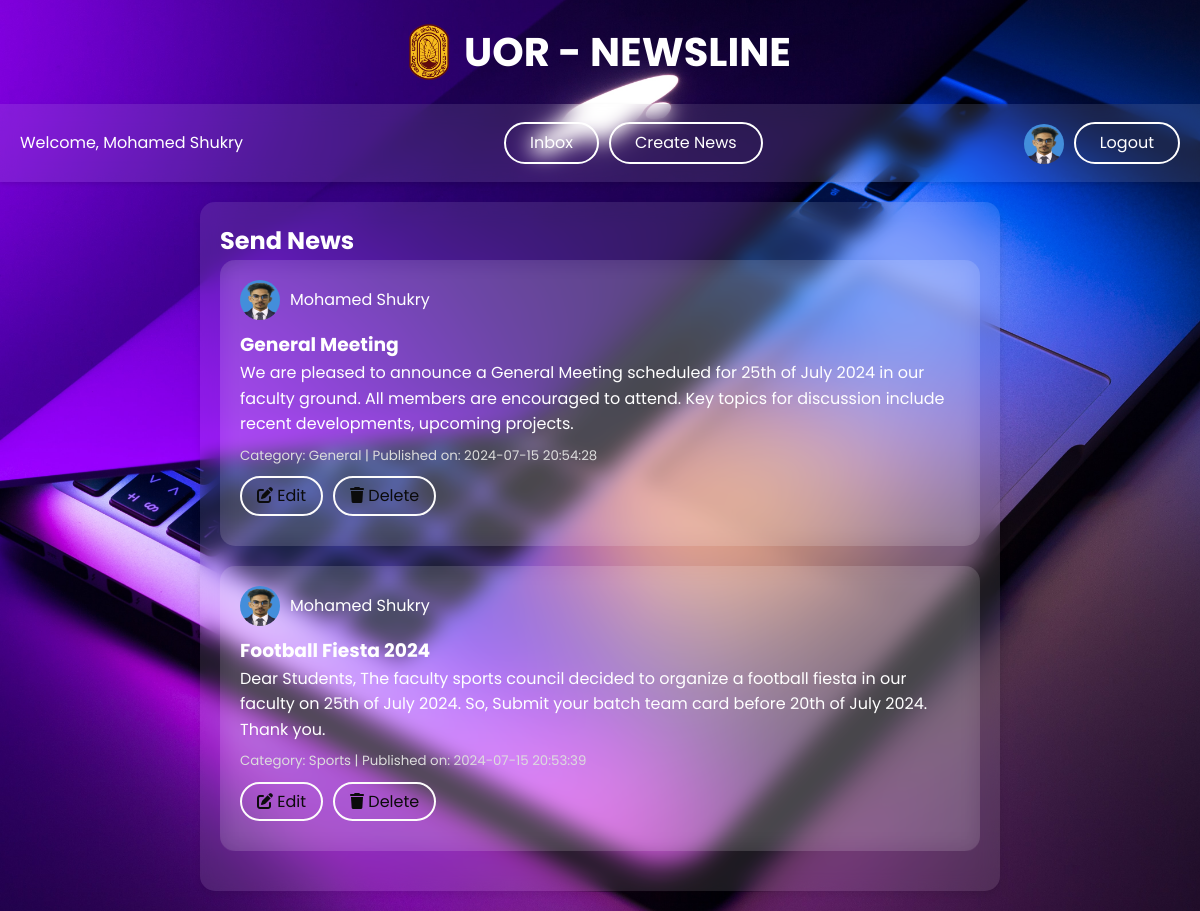
Page /Admin/sent_news.php (signed in) on the committed database.
### tables this page shows
CREATE TABLE `user` (
  `UserID` int(4) NOT NULL,
  `Name` varchar(40) NOT NULL,
  `Email` varchar(40) NOT NULL,
  `Password` varchar(255) NOT NULL,
  `Roll` varchar(15) NOT NULL DEFAULT 'Student',
  `ProfilePicture` varchar(255) NOT NULL
);

CREATE TABLE `news` (
  `NewsID` int(4) NOT NULL,
  `Title` varchar(40) NOT NULL,
  `Content` varchar(800) NOT NULL,
  `DatePublished` datetime NOT NULL,
  `CategoryID` int(4) NOT NULL,
  `UserID` int(4) NOT NULL,
  `LastUpdated` datetime NOT NULL DEFAULT current_timestamp()
);

CREATE TABLE `category` (
  `CategoryID` int(4) NOT NULL,
  `CategoryName` varchar(30) NOT NULL
);

### Admin/sent_news.php (the view, shortened to what this page needs)
<?php
include 'connection.php';
$sql = "SELECT ProfilePicture FROM user WHERE Email = ?";
$stmt = $conn->prepare($sql);
$stmt->bind_param("s", $_SESSION['email']);
$stmt->execute();
$result = $stmt->get_result();
$row = $result->fetch_assoc();
$profilePicture = $row['ProfilePicture'];
$userID = $_SESSION['userID'];
$sql = "SELECT news.NewsID, news.Title, news.Content, news.DatePublished, category.CategoryName, user.Name AS UserName, user.ProfilePicture AS UserProfilePicture
        FROM news
        JOIN category ON news.CategoryID = category.CategoryID
        JOIN user ON news.UserID = user.UserID
        WHERE news.UserID = ?
        ORDER BY news.DatePublished DESC";
$stmt = $conn->prepare($sql);
$stmt->bind_param("i", $userID);
$stmt->execute();
$result = $stmt->get_result();
?>
<!DOCTYPE html>
<html lang="en">
<head>
    <link rel="stylesheet" href="../assets/CSS/style3.css">
    <link rel="stylesheet" href="https://cdnjs.cloudflare.com/ajax/libs/font-awesome/6.0.0-beta3/css/all.min.css">
</head>
<body>
<h1><img src="../assets/images/ruhuna.png" alt="Ruhuna University Logo" class="nav_logo_img">UOR - NEWSLINE</h1>
<div class="user_menu">
    <span>Welcome, <?php echo htmlspecialchars($_SESSION['name']); ?></span>
    <div class="center_buttons">
        <?php if ($_SESSION['roll'] == 'Dean'): ?>
            <a href="admin.php" class="button">Inbox</a>
        <?php elseif ($_SESSION['roll'] == 'Lecturer'): ?>
            <a href="lecturer.php" class="button">Inbox</a>
        <?php endif; ?>
        <a href="add_news.php" class="button">Create News</a>
    </div>
    <div class="profile_menu">
        <?php if (!empty($profilePicture)): ?>
            <a href="admin_dashboard.php">
                <img src="<?php echo htmlspecialchars($profilePicture); ?>" alt="Profile Picture" class="profile_picture">
            </a>
        <?php else: ?>
            <a href="admin_dashboard.php">
                <img src="<?php echo htmlspecialchars('../assets/images/pro.png'); ?>" alt="Default Profile Picture" class="profile_picture">
            </a>
        <?php endif; ?>
        <a href="logout.php" class="button">Logout</a>
    </div>
</div>
<section>
    <h2>Send News</h2>
    <div class="news-list">
        <?php while ($row = $result->fetch_assoc()): ?>
            <article>
                <div class="news-user-info">
                    <?php if (!empty($row['UserProfilePicture'])): ?>
                        <img src="<?php echo htmlspecialchars($row['UserProfilePicture']); ?>" alt="User Profile Picture" class="news-user-picture">
                    <?php else: ?>
                        <img src="<?php echo htmlspecialchars('../assets/images/pro.png'); ?>" alt="Default Profile Picture" class="news-user-picture">
                    <?php endif; ?>
                    <span><?php echo htmlspecialchars($row['UserName']); ?></span>
                </div>
                <h3><?php echo htmlspecialchars($row['Title']); ?></h3>
                <p><?php echo htmlspecialchars($row['Content']); ?></p>
                <small>Category: <?php echo htmlspecialchars($row['CategoryName']); ?> | Published on: <?php echo htmlspecialchars($row['DatePublished']); ?></small>
                <div class="news-actions">
                    <a href="edit_news.php?id=<?php echo $row['NewsID']; ?>" class="abutton"><i class="fa fa-edit" aria-hidden="true"></i> Edit</a>
                    <a href="delete_news.php?id=<?php echo $row['NewsID']; ?>" class="abutton" onclick="return confirm('Are you sure you want to delete this news?');"><i class="fa fa-trash"></i> Delete</a>
                </div>
            </article>
        <?php endwhile; ?>
    </div>
</section>
</body>
</html>

### assets/CSS/style3.css (style rules this page uses)
* { margin: 0; padding: 0; box-sizing: border-box; font-family: "Poppins", sans-serif; }
body { font-family: 'Poppins', Arial, sans-serif; background-image: url('../images/bg.jpg'); background-size: cover; background-position: center; background-repeat: no-repeat; line-height: 1.6; color: #333; }
h1 { display: flex; align-items: center; justify-content: center; margin: 20px 0; color: #fff; font-size: 5vh; }
h1 .nav_logo_img { width: 40px; height: auto; margin-right: 15px; }
.user_menu { background: rgba(255, 255, 255, 0.1); backdrop-filter: blur(10px); color: #fff; padding: 10px 20px; display: flex; justify-content: space-between; align-items: center; box-shadow: 0 2px 4px rgba(0, 0, 0, 0.1); }
.user_menu .button { text-decoration: none; padding: 6px 24px; border: 2px solid #fff; background: transparent; border-radius: 25px; cursor: pointer; transition: background-color 0.3s, color 0.3s; color: white; }
.center_buttons { display: flex; gap: 10px; }
h2 { color: #fff; }
section { max-width: 800px; margin: 20px auto; padding: 20px; background: rgba(255, 255, 255, 0.1); backdrop-filter: blur(10px); border-radius: 15px; box-shadow: 0 4px 8px rgba(0, 0, 0, 0.1); }
.news-user-info { display: flex; align-items: center; margin-bottom: 10px; color: #fff; }
.news-user-picture { width: 40px; height: 40px; border-radius: 50%; margin-right: 10px; }
article { margin-bottom: 20px; word-wrap: break-word; background: rgba(255, 255, 255, 0.1); backdrop-filter: blur(10px); border-radius: 15px; padding: 20px; }
article h3 { color: #fff; }
article p { color: #fff; word-wrap: break-word; }
article small { color: #ddd; display: block; margin-top: 8px; }
.news-actions { display: flex; gap: 10px; margin-top: 10px; margin-bottom: 10px; }
.news-actions .abutton { text-decoration: none; padding: 5px 15px; border: 2px solid rgb(253, 252, 252); background: transparent; border-radius: 25px; cursor: pointer; transition: background-color 0.3s, color 0.3s; color: rgb(11, 11, 11); }
.profile_menu { display: flex; align-items: center; }
.profile_picture { width: 40px; height: 40px; border-radius: 50%; margin-right: 10px; margin-top: 10px; }
.profile_menu .button { margin-right: 10px; }
.profile_menu .button:last-child { margin-right: 0; }

### rows in the picture
user: ProfilePicture (picture)
news: UserID.ProfilePicture (picture), UserID.Name "Mohamed Shukry", Title "General Meeting", Content "We are pleased to announce a General Meeting scheduled for 25th of July 2024 in our faculty ground. All members are encouraged to attend. Key topics for discussion include recent developments, upcoming projects.", CategoryID.CategoryName "General", DatePublished "2024-07-15 20:54:28"
news: UserID.ProfilePicture (picture), UserID.Name "Mohamed Shukry", Title "Football Fiesta 2024", Content "Dear Students, The faculty sports council decided to organize a football fiesta in our faculty on 25th of July 2024. So, Submit your batch team card before 20th of July 2024. Thank you.", CategoryID.CategoryName "Sports", DatePublished "2024-07-15 20:53:39"

### other values in the picture
$_SESSION['name'] "Mohamed Shukry"
